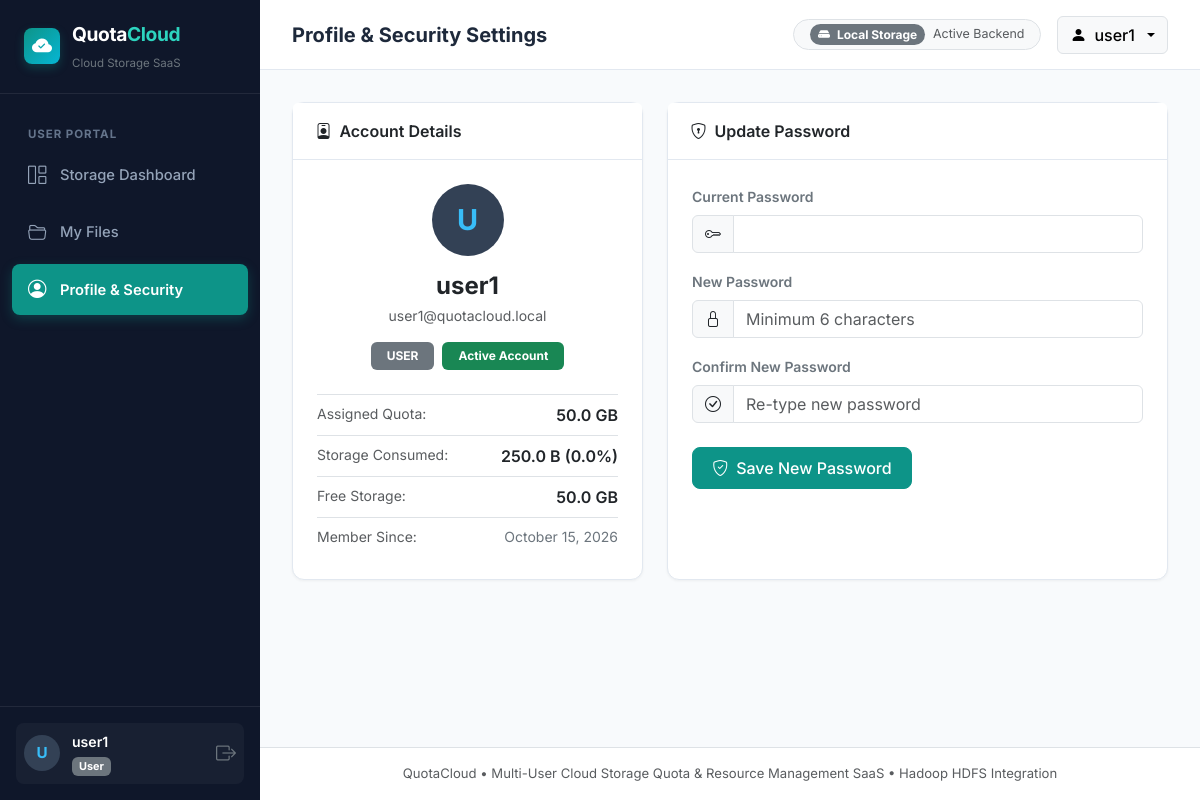
The app's page /profile (signed in), older data.
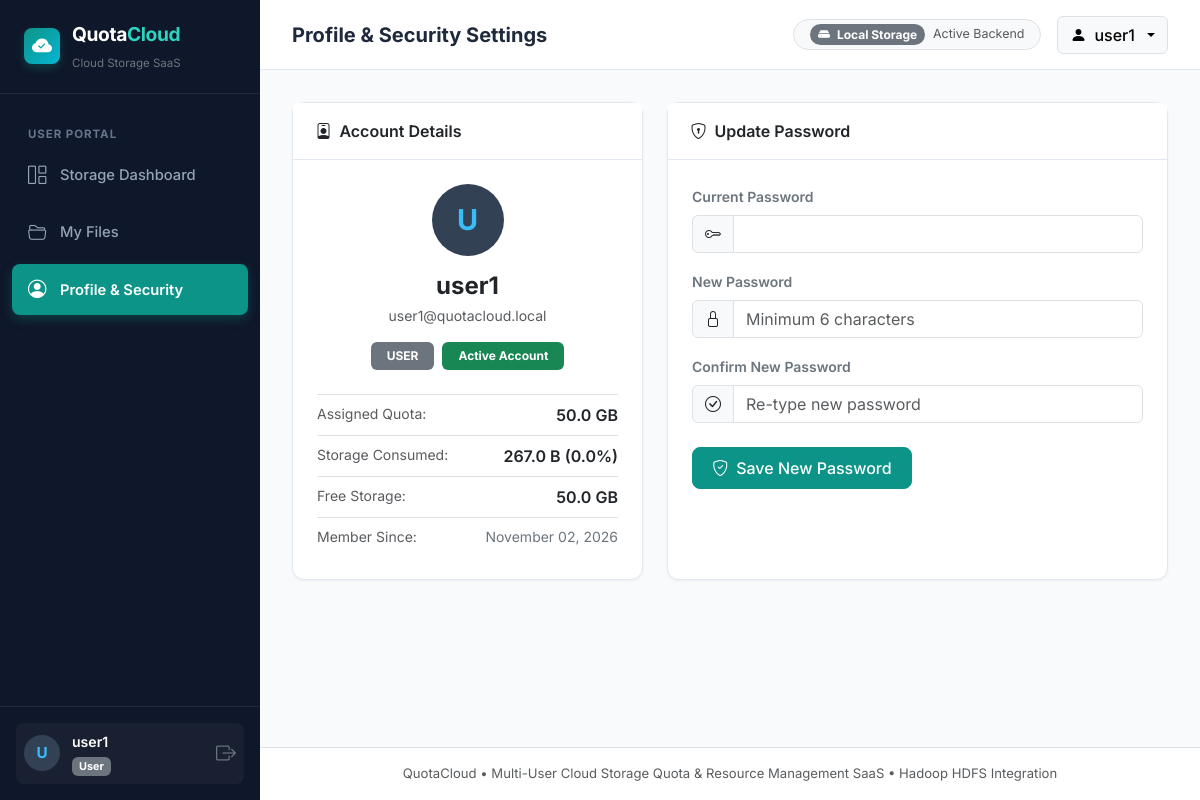
The same page, newer data.
### models/database.py (models this page shows, shortened)
class User(db.Model):
    __tablename__ = 'users'
    id = db.Column(db.Integer, primary_key=True)
    username = db.Column(db.String(64), unique=True, nullable=False, index=True)
    email = db.Column(db.String(120), unique=True, nullable=False, index=True)
    password_hash = db.Column(db.String(255), nullable=False)
    role = db.Column(db.String(20), nullable=False, default='user')  # 'admin' or 'user'
    quota_bytes = db.Column(db.BigInteger, nullable=False, default=53687091200)
    used_bytes = db.Column(db.BigInteger, nullable=False, default=0)
    is_active = db.Column(db.Boolean, nullable=False, default=True)
    created_at = db.Column(db.DateTime, default=datetime.utcnow, nullable=False)
    files = db.relationship('FileItem', backref='owner', lazy=True, cascade="all, delete-orphan")
    activity_logs = db.relationship('ActivityLog', backref='user', lazy=True)
    alerts = db.relationship('StorageAlert', backref='user', lazy=True, cascade="all, delete-orphan")
    @property
    def is_admin(self):
        return self.role == 'admin'
    @property
    def remaining_bytes(self):
        rem = self.quota_bytes - self.used_bytes
        return max(0, rem)
    @property
    def usage_percentage(self):
        if not self.quota_bytes or self.quota_bytes <= 0:
            return 0.0
        pct = (self.used_bytes / self.quota_bytes) * 100.0
        return round(min(100.0, max(0.0, pct)), 1)
    @property
    def readable_quota(self):
        return format_bytes(self.quota_bytes)
    @property
    def readable_used(self):
        return format_bytes(self.used_bytes)
    @property
    def readable_remaining(self):
        return format_bytes(self.remaining_bytes)

### routes/auth.py (the view, shortened to what this page needs)
@auth_bp.route('/profile', methods=['GET', 'POST'])
@login_required
def profile():
    return render_template('profile.html', user=g.user, csrf_token=generate_csrf_token())

### models/database.py (called while the page is built)
def format_bytes(size_bytes):
    if not size_bytes or size_bytes <= 0:
        return "0 B"
    size_names = ("B", "KB", "MB", "GB", "TB")
    i = int(math.floor(math.log(size_bytes, 1024)))
    p = math.pow(1024, i)
    s = round(size_bytes / p, 2)
    return f"{s} {size_names[i]}"

### routes/auth.py (called while the page is built)
def generate_csrf_token():
    if '_csrf_token' not in session:
        session['_csrf_token'] = secrets.token_hex(24)
    return session['_csrf_token']

@auth_bp.before_app_request
def load_logged_in_user():
    user_id = session.get('user_id')
    if user_id is None:
        g.user = None
    else:
        g.user = User.query.get(user_id)
        if g.user and not g.user.is_active:
            session.clear()
            g.user = None

def login_required(view):
    @wraps(view)
    def wrapped_view(**kwargs):
        if g.user is None:
            flash("Please log in to access this page.", "warning")
            return redirect(url_for('auth.login', next=request.path))
        return view(**kwargs)
    return wrapped_view

### templates/profile.html (shortened to what the changed rows need)
{% extends 'base.html' %}
{% block header_title %}Profile & Security Settings{% endblock %}
{% block content %}
<div class="container-fluid p-0">
  <div class="row g-4">
    <div class="col-lg-5">
      <div class="card h-100">
        <div class="card-header bg-white py-3">
          <span class="fw-semibold text-navy"><i class="bi bi-person-badge me-2 text-teal"></i>Account Details</span>
        </div>
        <div class="card-body p-4 text-center">
          <div class="user-avatar-circle mx-auto mb-3" style="width: 72px; height: 72px; font-size: 1.8rem;">
            {{ user.username[0]|upper }}
          </div>
          <h4 class="fw-bold text-navy mb-1">{{ user.username }}</h4>
          <p class="text-muted small mb-3">{{ user.email }}</p>
          <div class="d-inline-flex gap-2 mb-4">
            <span class="badge {% if user.is_admin %}bg-primary{% else %}bg-secondary{% endif %} px-3 py-2">
              {{ user.role|upper }}
            </span>
            <span class="badge bg-success px-3 py-2">Active Account</span>
          </div>
          <div class="list-group list-group-flush text-start border-top">
            <div class="list-group-item d-flex justify-content-between px-0 py-2">
              <span class="text-muted small">Assigned Quota:</span>
              <span class="fw-semibold text-navy">{{ user.readable_quota }}</span>
            </div>
            <div class="list-group-item d-flex justify-content-between px-0 py-2">
              <span class="text-muted small">Storage Consumed:</span>
              <span class="fw-semibold text-navy">{{ user.readable_used }} ({{ user.usage_percentage }}%)</span>
            </div>
            <div class="list-group-item d-flex justify-content-between px-0 py-2">
              <span class="text-muted small">Free Storage:</span>
              <span class="fw-semibold text-navy">{{ user.readable_remaining }}</span>
            </div>
            <div class="list-group-item d-flex justify-content-between px-0 py-2">
              <span class="text-muted small">Member Since:</span>
              <span class="text-secondary small">{{ user.created_at.strftime('%B %d, %Y') }}</span>
            </div>
          </div>
        </div>
      </div>
    </div>
    <div class="col-lg-7">
      <div class="card h-100">
        <div class="card-header bg-white py-3">
          <span class="fw-semibold text-navy"><i class="bi bi-shield-lock me-2 text-teal"></i>Update Password</span>
        </div>
        <div class="card-body p-4">
          <form action="{{ url_for('auth.profile') }}" method="POST">
            <div class="mb-3">
              <label for="current_password" class="form-label fw-semibold text-secondary small">Current Password</label>
              <div class="input-group">
                <span class="input-group-text bg-light"><i class="bi bi-key"></i></span>
                <input type="password" class="form-control" id="current_password" name="current_password" required>
              </div>
            </div>
            <div class="mb-3">
              <label for="new_password" class="form-label fw-semibold text-secondary small">New Password</label>
              <div class="input-group">
                <span class="input-group-text bg-light"><i class="bi bi-lock"></i></span>
                <input type="password" class="form-control" id="new_password" name="new_password" required minlength="6" placeholder="Minimum 6 characters">
              </div>
            </div>
            <div class="mb-4">
              <label for="confirm_password" class="form-label fw-semibold text-secondary small">Confirm New Password</label>
              <div class="input-group">
                <span class="input-group-text bg-light"><i class="bi bi-check-circle"></i></span>
                <input type="password" class="form-control" id="confirm_password" name="confirm_password" required minlength="6" placeholder="Re-type new password">
              </div>
            </div>
            <button type="submit" class="btn btn-teal">
              <i class="bi bi-shield-check me-2"></i>Save New Password
            </button>
          </form>
        </div>
      </div>
    </div>
  </div>
</div>
{% endblock %}

### templates/base.html (shortened to what the changed rows need)
<!DOCTYPE html>
<html lang="en">
<head>
  <link href="https://cdn.jsdelivr.net/npm/bootstrap@5.3.2/dist/css/bootstrap.min.css" rel="stylesheet">
  <link rel="stylesheet" href="https://cdn.jsdelivr.net/npm/bootstrap-icons@1.11.3/font/bootstrap-icons.min.css">
  <link rel="stylesheet" href="{{ url_for('static', filename='css/style.css') }}">
</head>
<body>
{% if g.user %}
  <aside class="qc-sidebar">
    <div class="brand-section">
      <div class="brand-logo-icon">
        <i class="bi bi-cloud-check-fill"></i>
      </div>
      <div>
        <div class="brand-text">Quota<span>Cloud</span></div>
        <small class="text-secondary" style="font-size: 0.72rem;">Cloud Storage SaaS</small>
      </div>
    </div>
    <ul class="nav-links">
      {% if g.user.is_admin %}
        <li class="nav-heading">Administration</li>
        <li class="nav-item">
          <a href="{{ url_for('admin.dashboard') }}" class="nav-link {% if request.endpoint == 'admin.dashboard' %}active{% endif %}">
            <i class="bi bi-speedometer2"></i>
            <span>Admin Overview</span>
          </a>
        </li>
        <li class="nav-item">
          <a href="{{ url_for('admin.users_list') }}" class="nav-link {% if request.endpoint == 'admin.users_list' %}active{% endif %}">
            <i class="bi bi-people"></i>
            <span>User Management</span>
          </a>
        </li>
        <li class="nav-item">
          <a href="{{ url_for('monitoring.monitoring') }}" class="nav-link {% if request.endpoint == 'monitoring.monitoring' %}active{% endif %}">
            <i class="bi bi-hdd-network"></i>
            <span>Resource Monitoring</span>
          </a>
        </li>
        <li class="nav-item">
          <a href="{{ url_for('admin.activity_logs') }}" class="nav-link {% if request.endpoint == 'admin.activity_logs' %}active{% endif %}">
            <i class="bi bi-journal-text"></i>
            <span>Activity Logs</span>
          </a>
        </li>
        <li class="nav-item">
          <a href="{{ url_for('admin.settings') }}" class="nav-link {% if request.endpoint == 'admin.settings' %}active{% endif %}">
            <i class="bi bi-gear"></i>
            <span>System Settings</span>
          </a>
        </li>
        <li class="nav-heading">My Account</li>
      {% else %}
        <li class="nav-heading">User Portal</li>
        <li class="nav-item">
          <a href="{{ url_for('user.dashboard') }}" class="nav-link {% if request.endpoint == 'user.dashboard' %}active{% endif %}">
            <i class="bi bi-grid-1x2"></i>
            <span>Storage Dashboard</span>
          </a>
        </li>
      {% endif %}
      <li class="nav-item">
        <a href="{{ url_for('files.list_files') }}" class="nav-link {% if request.endpoint == 'files.list_files' %}active{% endif %}">
          <i class="bi bi-folder2-open"></i>
          <span>My Files</span>
        </a>
      </li>
      <li class="nav-item">
        <a href="{{ url_for('auth.profile') }}" class="nav-link {% if request.endpoint == 'auth.profile' %}active{% endif %}">
          <i class="bi bi-person-circle"></i>
          <span>Profile & Security</span>
        </a>
      </li>
    </ul>
    <div class="qc-sidebar-footer">
      <div class="user-mini-card">
        <div class="user-avatar-circle">
          {{ g.user.username[0]|upper }}
        </div>
        <div class="flex-grow-1 overflow-hidden">
          <div class="text-white text-truncate fw-semibold" style="font-size: 0.88rem;">{{ g.user.username }}</div>
          <span class="badge {% if g.user.is_admin %}bg-primary{% else %}bg-secondary{% endif %}" style="font-size: 0.68rem;">
            {{ g.user.role|capitalize }}
          </span>
        </div>
        <a href="{{ url_for('auth.logout') }}" class="text-secondary hover-white" title="Sign out" data-bs-toggle="tooltip">
          <i class="bi bi-box-arrow-right fs-5"></i>
        </a>
      </div>
    </div>
  </aside>
  <div class="qc-main-wrapper">
    <header class="qc-topbar">
      <div class="d-flex align-items-center gap-3">
        <h5 class="mb-0 fw-bold text-navy">{% block header_title %}QuotaCloud Management{% endblock %}</h5>
      </div>
      <div class="d-flex align-items-center gap-3">
        <div class="d-none d-md-flex align-items-center gap-2 px-3 py-1 bg-light rounded-pill border">
          <span class="badge rounded-pill {% if STORAGE_BACKEND == 'hdfs' %}bg-primary{% else %}bg-secondary{% endif %}">
            <i class="bi {% if STORAGE_BACKEND == 'hdfs' %}bi-diagram-3-fill{% else %}bi-hdd-fill{% endif %} me-1"></i>
            {{ 'Hadoop HDFS' if STORAGE_BACKEND == 'hdfs' else 'Local Storage' }}
          </span>
          <small class="text-muted" style="font-size: 0.78rem;">Active Backend</small>
        </div>
        <div class="dropdown">
          <button class="btn btn-light dropdown-toggle d-flex align-items-center gap-2 border" type="button" data-bs-toggle="dropdown">
            <i class="bi bi-person-fill text-teal"></i>
            <span class="fw-medium d-none d-sm-inline">{{ g.user.username }}</span>
          </button>
        </div>
      </div>
    </header>
    <main class="qc-content-body">
      {% block content %}{% endblock %}
    </main>
    <footer class="text-center py-3 text-muted border-top bg-white" style="font-size: 0.82rem;">
      <div class="container-fluid">
        QuotaCloud &bull; Multi-User Cloud Storage Quota & Resource Management SaaS &bull; Hadoop HDFS Integration
      </div>
    </footer>
  </div>
{% endif %}
</body>
</html>

Row changes from the older to the newer data that the page shows:
changed User "user1": readable_used "250.0 B" → "267.0 B"; created_at "October 15, 2026" → "November 02, 2026"
